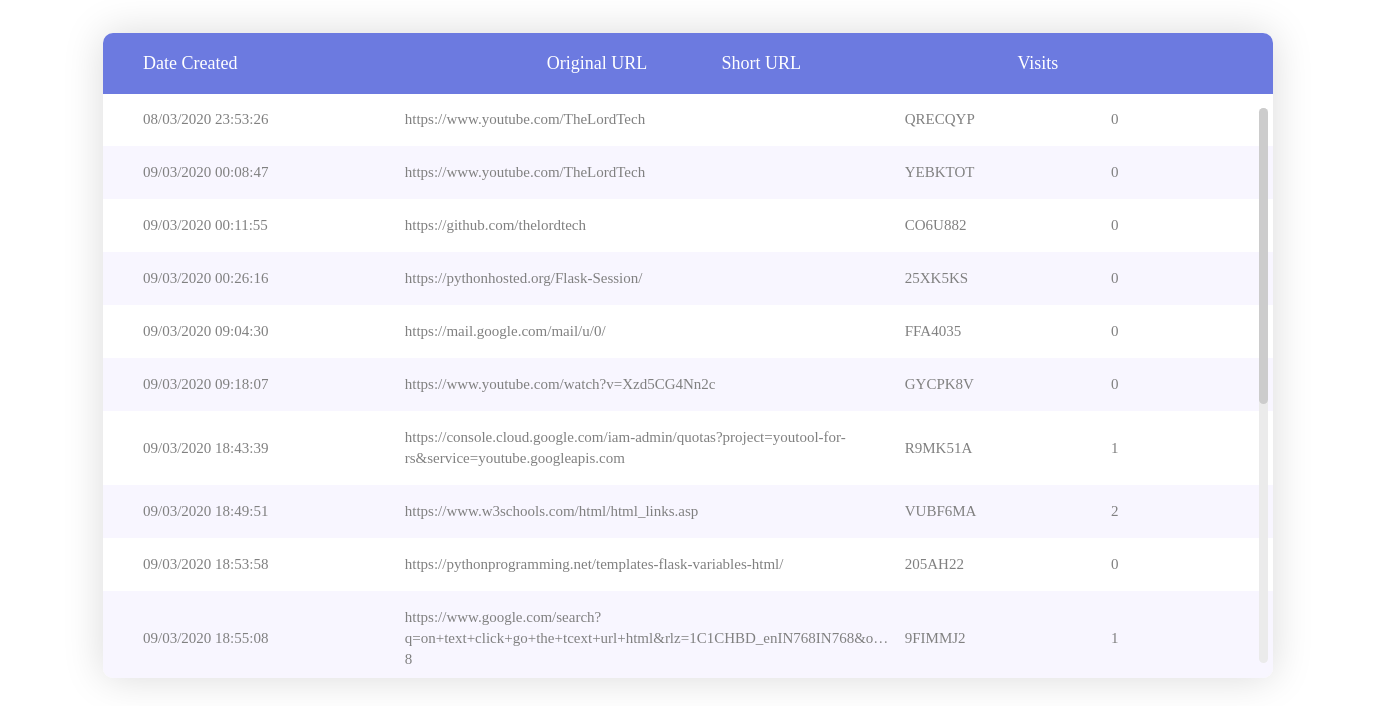
The app's page /myurl (signed in) with its own data.
### tables this page shows
CREATE TABLE link ( userid VARCHAR(15),
                   original_url VARCHAR(500),
                   short_url VARCHAR(250)
                   UNIQUE, visits VARCHAR(30),
                   date_created VARCHAR(30),
                   FOREIGN KEY (userid) REFERENCES user(userid));

### urlserver.py (the view)
@app.route('/myurl')
def myurl():
    userID = str(request.cookies.get('userID'))
    if userID != "0":
        ml = conn.cursor()
        cursor = ml.execute('SELECT date_created, original_url, short_url, visits FROM link where userid="%s"'%userID)
        items = cursor.fetchall()
        return render_template('myURLstats.html', items=items)
    else:
        return render_template('home.html', lval="Login")

### templates/myURLstats.html (shortened to what this page needs)
<!DOCTYPE html>
<html lang="en">
<head>
	<link rel="stylesheet" type="text/css" href="{{url_for('static',filename='styles/bootstrap.min.css')}}">
	<link rel="stylesheet" type="text/css" href="{{url_for('static',filename='styles/font-awesome.min.css')}}">
	<link rel="stylesheet" type="text/css" href="{{url_for('static',filename='styles/animate.css')}}">
	<link rel="stylesheet" type="text/css" href="{{url_for('static',filename='styles/select2.min.css')}}">
	<link rel="stylesheet" type="text/css" href="{{url_for('static',filename='styles/perfect-scrollbar.css')}}">
	<link rel="stylesheet" type="text/css" href="{{url_for('static',filename='styles/util.css')}}">
    <link rel="stylesheet" type="text/css" href="{{url_for('static',filename='styles/main.css')}}">
</head>
<body style="background-image:url({{url_for('static', filename='img/bg.jpeg')}})">
	<div class="limiter">
		<div class="container-table100">
			<div class="wrap-table100">
				<div class="table100 ver1 m-b-110">
					<div class="table100-head">
						<table>
							<thead>
								<tr class="row100 head">
									<th class="cell100 column1">Date Created</th>
									<th class="cell100 column2">Original URL</th>
									<th class="cell100 column3">Short URL</th>
									<th class="cell100 column4">Visits</th>
								</tr>
							</thead>
						</table>
					</div>
					<div class="table100-body js-pscroll">
						<table>
							<tbody>
								{% for item in items %}
								<tr class="row100 body">
									<td style="max-width: 100px; overflow: hidden; text-overflow: ellipsis;" class="cell100 column1">{{item[0]}}</td>
									<td style="max-width: 500px; overflow: hidden; text-overflow: ellipsis;" class="cell100 column2">{{item[1]}}</td>
									<td style="max-width: 100px; overflow: hidden; text-overflow: ellipsis;" class="cell100 column3">{{item[2]}}</td>
									<td style="max-width: 100px; overflow: hidden; text-overflow: ellipsis;"   class="cell100 column4">{{item[3]}}</td>
								</tr>
								{% endfor %}
							</tbody>
						</table>
					</div>
				</div>
					</div>
				</div>
			</div>
</body>
</html>

### static/styles/perfect-scrollbar.css (style rules this page uses)
.ps { overflow: hidden !important; overflow-anchor: none; -ms-overflow-style: none; touch-action: auto; -ms-touch-action: auto; }

### static/styles/main.css (style rules this page uses)
* { margin: 0px; padding: 0px; box-sizing: border-box; }
body, html { height: 100%; font-family: sans-serif; }
.js-pscroll { position: relative; overflow: hidden; }
.limiter { width: 1366px; margin: 0 auto; }
.container-table100 { width: 100%; min-height: 100vh; background: #fff; display: -webkit-box; display: -webkit-flex; display: -moz-box; display: -ms-flexbox; display: flex; align-items: center; justify-content: center; flex-wrap: wrap; padding: 33px 30px; }
.wrap-table100 { width: 1170px; }
.table100 { background-color: #fff; }
table { width: 100%; }
th, td { font-weight: unset; padding-right: 10px; }
.column1 { width: 33%; padding-left: 40px; }
.column2 { width: 13%; }
.column3 { width: 22%; }
.column4 { width: 19%; }
.table100-head th { padding-top: 18px; padding-bottom: 18px; }
.table100-body td { padding-top: 16px; padding-bottom: 16px; }
.table100 { position: relative; padding-top: 60px; }
.table100-head { position: absolute; width: 100%; top: 0; left: 0; }
.table100-body { max-height: 585px; overflow: auto; }
.table100.ver1 th { font-family: Lato-Bold; font-size: 18px; color: #fff; line-height: 1.4; background-color: #6c7ae0; }
.table100.ver1 td { font-family: Lato-Regular; font-size: 15px; color: #808080; line-height: 1.4; }
.table100.ver1 .table100-body tr:nth-child(even) { background-color: #f8f6ff; }
.table100.ver1 { border-radius: 10px; overflow: hidden; box-shadow: 0 0px 40px 0px rgba(0, 0, 0, 0.15); -moz-box-shadow: 0 0px 40px 0px rgba(0, 0, 0, 0.15); -webkit-box-shadow: 0 0px 40px 0px rgba(0, 0, 0, 0.15); -o-box-shadow: 0 0px 40px 0px rgba(0, 0, 0, 0.15); -ms-box-shadow: 0 0px 40px 0px rgba(0, 0, 0, 0.15); }

### records on screen
link: date_created "08/03/2020 23:53:26", original_url "https://www.youtube.com/TheLordTech", short_url "QRECQYP", visits "0"
link: date_created "09/03/2020 00:08:47", original_url "https://www.youtube.com/TheLordTech", short_url "YEBKTOT", visits "0"
link: date_created "09/03/2020 00:11:55", original_url "https://github.com/thelordtech", short_url "CO6U882", visits "0"
link: date_created "09/03/2020 00:26:16", original_url "https://pythonhosted.org/Flask-Session/", short_url "25XK5KS", visits "0"
link: date_created "09/03/2020 09:04:30", original_url "https://mail.google.com/mail/u/0/", short_url "FFA4035", visits "0"
link: date_created "09/03/2020 09:18:07", original_url "https://www.youtube.com/watch?v=Xzd5CG4Nn2c", short_url "GYCPK8V", visits "0"
link: date_created "09/03/2020 18:43:39", original_url "https://console.cloud.google.com/iam-admin/quotas?project=youtool-for-rs&service=youtube.googleapis.com", short_url "R9MK51A", visits "1"
link: date_created "09/03/2020 18:49:51", original_url "https://www.w3schools.com/html/html_links.asp", short_url "VUBF6MA", visits "2"
link: date_created "09/03/2020 18:53:58", original_url "https://pythonprogramming.net/templates-flask-variables-html/", short_url "205AH22", visits "0"
link: date_created "09/03/2020 18:55:08", original_url "https://www.google.com/search?q=on+text+click+go+the+tcext+url+html&rlz=1C1CHBD_enIN768IN768&o…", short_url "9FIMMJ2", visits "1"
